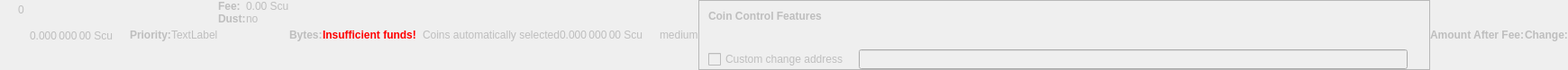
    <widget class="QWidget" name="dummyHideWidget" native="true">
     <property name="enabled">
      <bool>false</bool>
     </property>
     <property name="maximumSize">
      <size>
       <width>100</width>
       <height>22</height>
      </size>
     </property>
     <layout class="QHBoxLayout" name="dummyHideLayout">
      <property name="spacing">
       <number>0</number>
      </property>
      <property name="leftMargin">
       <number>0</number>
      </property>
      <property name="topMargin">
       <number>0</number>
      </property>
      <property name="rightMargin">
       <number>0</number>
      </property>
      <property name="bottomMargin">
       <number>0</number>
      </property>
      <item>
       <layout class="QFormLayout" name="formLayoutCoinControl1">
        <property name="horizontalSpacing">
         <number>10</number>
        </property>
        <property name="verticalSpacing">
         <number>14</number>
        </property>
        <property name="leftMargin">
         <number>10</number>
        </property>
        <property name="topMargin">
         <number>4</number>
        </property>
        <property name="rightMargin">
         <number>6</number>
        </property>
        <item row="0" column="1">
         <widget class="QLabel" name="labelCoinControlBytes">
          <property name="cursor">
           <cursorShape>IBeamCursor</cursorShape>
          </property>
          <property name="contextMenuPolicy">
           <enum>Qt::ActionsContextMenu</enum>
          </property>
          <property name="text">
           <string notr="true">0</string>
          </property>
          <property name="textInteractionFlags">
           <set>Qt::LinksAccessibleByMouse|Qt::TextSelectableByKeyboard|Qt::TextSelectableByMouse</set>
          </property>
         </widget>
        </item>
       </layout>
      </item>
      <item>
       <widget class="QLabel" name="labelCoinControlAfterFee">
        <property name="enabled">
         <bool>false</bool>
        </property>
        <property name="sizePolicy">
         <sizepolicy hsizetype="Fixed" vsizetype="Fixed">
          <horstretch>0</horstretch>
          <verstretch>0</verstretch>
         </sizepolicy>
        </property>
        <property name="minimumSize">
         <size>
          <width>111</width>
          <height>12</height>
         </size>
        </property>
        <property name="maximumSize">
         <size>
          <width>111</width>
          <height>12</height>
         </size>
        </property>
        <property name="cursor">
         <cursorShape>IBeamCursor</cursorShape>
        </property>
        <property name="contextMenuPolicy">
         <enum>Qt::ActionsContextMenu</enum>
        </property>
        <property name="text">
         <string notr="true">0.000 000 00 Scu</string>
        </property>
        <property name="textInteractionFlags">
         <set>Qt::LinksAccessibleByMouse|Qt::TextSelectableByKeyboard|Qt::TextSelectableByMouse</set>
        </property>
       </widget>
      </item>
      <item>
       <widget class="QLabel" name="labelCoinControlPriorityText">
        <property name="enabled">
         <bool>false</bool>
        </property>
        <property name="font">
         <font>
          <weight>75</weight>
          <bold>true</bold>
         </font>
        </property>
        <property name="text">
         <string>Priority:</string>
        </property>
       </widget>
      </item>
      <item>
       <layout class="QHBoxLayout" name="horizontalLayout">
        <item>
         <widget class="QLabel" name="WarningLabel">
          <property name="text">
           <string>TextLabel</string>
          </property>
         </widget>
        </item>
       </layout>
      </item>
      <item>
       <layout class="QFormLayout" name="formLayoutCoinControl3">
        <property name="horizontalSpacing">
         <number>0</number>
        </property>
        <property name="verticalSpacing">
         <number>0</number>
        </property>
        <property name="leftMargin">
         <number>0</number>
        </property>
        <property name="topMargin">
         <number>0</number>
        </property>
        <property name="rightMargin">
         <number>0</number>
        </property>
        <item row="0" column="0">
         <widget class="QLabel" name="labelCoinControlFeeText">
          <property name="enabled">
           <bool>false</bool>
          </property>
          <property name="font">
           <font>
            <weight>75</weight>
            <bold>true</bold>
           </font>
          </property>
          <property name="text">
           <string>Fee:</string>
          </property>
          <property name="margin">
           <number>0</number>
          </property>
         </widget>
        </item>
        <item row="0" column="1">
         <widget class="QLabel" name="labelCoinControlFee">
          <property name="enabled">
           <bool>false</bool>
          </property>
          <property name="cursor">
           <cursorShape>IBeamCursor</cursorShape>
          </property>
          <property name="contextMenuPolicy">
           <enum>Qt::ActionsContextMenu</enum>
          </property>
          <property name="text">
           <string notr="true">0.00 Scu</string>
          </property>
          <property name="textInteractionFlags">
           <set>Qt::LinksAccessibleByMouse|Qt::TextSelectableByKeyboard|Qt::TextSelectableByMouse</set>
          </property>
         </widget>
        </item>
        <item row="1" column="0">
         <widget class="QLabel" name="labelCoinControlLowOutputText">
          <property name="enabled">
           <bool>false</bool>
          </property>
          <property name="font">
           <font>
            <weight>75</weight>
            <bold>true</bold>
           </font>
          </property>
          <property name="text">
           <string>Dust:</string>
          </property>
         </widget>
        </item>
        <item row="1" column="1">
         <widget class="QLabel" name="labelCoinControlLowOutput">
          <property name="enabled">
           <bool>false</bool>
          </property>
          <property name="cursor">
           <cursorShape>IBeamCursor</cursorShape>
          </property>
          <property name="contextMenuPolicy">
           <enum>Qt::ActionsContextMenu</enum>
          </property>
          <property name="text">
           <string>no</string>
          </property>
          <property name="textInteractionFlags">
           <set>Qt::LinksAccessibleByMouse|Qt::TextSelectableByKeyboard|Qt::TextSelectableByMouse</set>
          </property>
         </widget>
        </item>
       </layout>
      </item>
      <item>
       <widget class="QLabel" name="labelCoinControlBytesText">
        <property name="enabled">
         <bool>false</bool>
        </property>
        <property name="font">
         <font>
          <weight>75</weight>
          <bold>true</bold>
         </font>
        </property>
        <property name="text">
         <string>Bytes:</string>
        </property>
       </widget>
      </item>
      <item>
       <layout class="QFormLayout" name="formLayoutCoinControl2">
        <property name="horizontalSpacing">
         <number>0</number>
        </property>
        <property name="verticalSpacing">
         <number>0</number>
        </property>
        <property name="leftMargin">
         <number>0</number>
        </property>
        <property name="topMargin">
         <number>0</number>
        </property>
        <property name="rightMargin">
         <number>0</number>
        </property>
       </layout>
      </item>
      <item>
       <layout class="QHBoxLayout" name="horizontalLayoutCoinControl2">
        <property name="spacing">
         <number>0</number>
        </property>
        <property name="bottomMargin">
         <number>0</number>
        </property>
       </layout>
      </item>
      <item>
       <widget class="QLabel" name="labelCoinControlInsuffFunds">
        <property name="enabled">
         <bool>false</bool>
        </property>
        <property name="minimumSize">
         <size>
          <width>0</width>
          <height>0</height>
         </size>
        </property>
        <property name="font">
         <font>
          <weight>75</weight>
          <bold>true</bold>
         </font>
        </property>
        <property name="styleSheet">
         <string notr="true">color:red;font-weight:bold;</string>
        </property>
        <property name="text">
         <string>Insufficient funds!</string>
        </property>
        <property name="margin">
         <number>5</number>
        </property>
       </widget>
      </item>
      <item>
       <layout class="QFormLayout" name="formLayoutCoinControl4">
        <property name="horizontalSpacing">
         <number>0</number>
        </property>
        <property name="verticalSpacing">
         <number>0</number>
        </property>
        <property name="leftMargin">
         <number>0</number>
        </property>
        <property name="topMargin">
         <number>0</number>
        </property>
        <property name="rightMargin">
         <number>0</number>
        </property>
       </layout>
      </item>
      <item>
       <widget class="QLabel" name="labelCoinControlChangeLabel">
        <property name="enabled">
         <bool>false</bool>
        </property>
        <property name="sizePolicy">
         <sizepolicy hsizetype="Preferred" vsizetype="Expanding">
          <horstretch>0</horstretch>
          <verstretch>0</verstretch>
         </sizepolicy>
        </property>
        <property name="minimumSize">
         <size>
          <width>0</width>
          <height>0</height>
         </size>
        </property>
        <property name="text">
         <string/>
        </property>
        <property name="margin">
         <number>3</number>
        </property>
       </widget>
      </item>
      <item>
       <widget class="QLabel" name="labelCoinControlAutomaticallySelected">
        <property name="enabled">
         <bool>false</bool>
        </property>
        <property name="sizePolicy">
         <sizepolicy hsizetype="Fixed" vsizetype="Fixed">
          <horstretch>0</horstretch>
          <verstretch>0</verstretch>
         </sizepolicy>
        </property>
        <property name="minimumSize">
         <size>
          <width>0</width>
          <height>0</height>
         </size>
        </property>
        <property name="maximumSize">
         <size>
          <width>240</width>
          <height>16777215</height>
         </size>
        </property>
        <property name="text">
         <string>Coins automatically selected</string>
        </property>
        <property name="margin">
         <number>5</number>
        </property>
       </widget>
      </item>
      <item>
       <widget class="QLabel" name="labelCoinControlChange">
        <property name="enabled">
         <bool>false</bool>
        </property>
        <property name="sizePolicy">
         <sizepolicy hsizetype="Fixed" vsizetype="Fixed">
          <horstretch>0</horstretch>
          <verstretch>0</verstretch>
         </sizepolicy>
        </property>
        <property name="minimumSize">
         <size>
          <width>111</width>
          <height>0</height>
         </size>
        </property>
        <property name="maximumSize">
         <size>
          <width>111</width>
          <height>16777215</height>
         </size>
        </property>
        <property name="cursor">
         <cursorShape>IBeamCursor</cursorShape>
        </property>
        <property name="contextMenuPolicy">
         <enum>Qt::ActionsContextMenu</enum>
        </property>
        <property name="text">
         <string notr="true">0.000 000 00 Scu</string>
        </property>
        <property name="textInteractionFlags">
         <set>Qt::LinksAccessibleByMouse|Qt::TextSelectableByKeyboard|Qt::TextSelectableByMouse</set>
        </property>
       </widget>
      </item>
      <item>
       <widget class="QLabel" name="labelCoinControlPriority">
        <property name="enabled">
         <bool>false</bool>
        </property>
        <property name="cursor">
         <cursorShape>IBeamCursor</cursorShape>
        </property>
        <property name="contextMenuPolicy">
         <enum>Qt::ActionsContextMenu</enum>
        </property>
        <property name="text">
         <string>medium</string>
        </property>
        <property name="textInteractionFlags">
         <set>Qt::LinksAccessibleByMouse|Qt::TextSelectableByKeyboard|Qt::TextSelectableByMouse</set>
        </property>
       </widget>
      </item>
      <item>
       <widget class="QFrame" name="frameCoinControl">
        <property name="sizePolicy">
         <sizepolicy hsizetype="Expanding" vsizetype="Expanding">
          <horstretch>0</horstretch>
          <verstretch>0</verstretch>
         </sizepolicy>
        </property>
        <property name="maximumSize">
         <size>
          <width>16777215</width>
          <height>16777215</height>
         </size>
        </property>
        <property name="frameShape">
         <enum>QFrame::StyledPanel</enum>
        </property>
        <property name="frameShadow">
         <enum>QFrame::Sunken</enum>
        </property>
        <layout class="QVBoxLayout" name="verticalLayoutCoinControl2_2">
         <property name="spacing">
          <number>0</number>
         </property>
         <property name="leftMargin">
          <number>0</number>
         </property>
         <property name="topMargin">
          <number>0</number>
         </property>
         <property name="rightMargin">
          <number>0</number>
         </property>
         <property name="bottomMargin">
          <number>0</number>
         </property>
         <item>
          <layout class="QVBoxLayout" name="verticalLayoutCoinControl" stretch="0,0,0,1">
           <property name="spacing">
            <number>0</number>
           </property>
           <property name="leftMargin">
            <number>10</number>
           </property>
           <property name="topMargin">
            <number>10</number>
           </property>
           <item>
            <layout class="QHBoxLayout" name="horizontalLayoutCoinControl1">
             <property name="bottomMargin">
              <number>15</number>
             </property>
             <item>
              <widget class="QLabel" name="labelCoinControlFeatures">
               <property name="enabled">
                <bool>false</bool>
               </property>
               <property name="sizePolicy">
                <sizepolicy hsizetype="Preferred" vsizetype="Maximum">
                 <horstretch>0</horstretch>
                 <verstretch>0</verstretch>
                </sizepolicy>
               </property>
               <property name="font">
                <font>
                 <weight>75</weight>
                 <bold>true</bold>
                </font>
               </property>
               <property name="styleSheet">
                <string notr="true">font-weight:bold;</string>
               </property>
               <property name="text">
                <string>Coin Control Features</string>
               </property>
              </widget>
             </item>
            </layout>
           </item>
           <item>
            <widget class="QWidget" name="widgetCoinControl" native="true">
             <property name="sizePolicy">
              <sizepolicy hsizetype="Preferred" vsizetype="Preferred">
               <horstretch>0</horstretch>
               <verstretch>0</verstretch>
              </sizepolicy>
             </property>
             <property name="minimumSize">
              <size>
               <width>0</width>
               <height>0</height>
              </size>
             </property>
             <property name="styleSheet">
              <string notr="true"/>
             </property>
             <layout class="QHBoxLayout" name="horizontalLayoutCoinControl5_2">
              <property name="leftMargin">
               <number>0</number>
              </property>
              <property name="topMargin">
               <number>0</number>
              </property>
              <property name="rightMargin">
               <number>0</number>
              </property>
              <property name="bottomMargin">
               <number>0</number>
              </property>
              <item>
               <layout class="QHBoxLayout" name="horizontalLayoutCoinControl3">
                <property name="spacing">
                 <number>20</number>
                </property>
                <property name="topMargin">
                 <number>0</number>
                </property>
                <property name="bottomMargin">
                 <number>10</number>
                </property>
               </layout>
              </item>
             </layout>
            </widget>
           </item>
           <item>
            <layout class="QHBoxLayout" name="horizontalLayoutCoinControl4" stretch="0,0,0">
             <property name="spacing">
              <number>12</number>
             </property>
             <property name="sizeConstraint">
              <enum>QLayout::SetDefaultConstraint</enum>
             </property>
             <property name="topMargin">
              <number>5</number>
             </property>
             <property name="rightMargin">
              <number>5</number>
             </property>
             <item>
              <widget class="QCheckBox" name="checkBoxCoinControlChange">
               <property name="enabled">
                <bool>false</bool>
               </property>
               <property name="toolTip">
                <string>If this is activated, but the change address is empty or invalid, change will be sent to a newly generated address.</string>
               </property>
               <property name="text">
                <string>Custom change address</string>
               </property>
              </widget>
             </item>
             <item>
              <widget class="QValidatedLineEdit" name="lineEditCoinControlChange">
               <property name="enabled">
                <bool>false</bool>
               </property>
               <property name="sizePolicy">
                <sizepolicy hsizetype="Expanding" vsizetype="Fixed">
                 <horstretch>0</horstretch>
                 <verstretch>0</verstretch>
                </sizepolicy>
               </property>
              </widget>
             </item>
             <item>
              <widget class="QLabel" name="labelCoinControlChangeLabel_2">
               <property name="sizePolicy">
                <sizepolicy hsizetype="Preferred" vsizetype="Expanding">
                 <horstretch>0</horstretch>
                 <verstretch>0</verstretch>
                </sizepolicy>
               </property>
               <property name="minimumSize">
                <size>
                 <width>0</width>
                 <height>0</height>
                </size>
               </property>
               <property name="text">
                <string/>
               </property>
               <property name="margin">
                <number>3</number>
               </property>
              </widget>
             </item>
            </layout>
           </item>
           <item>
            <spacer name="verticalSpacerCoinControl">
             <property name="orientation">
              <enum>Qt::Vertical</enum>
             </property>
             <property name="sizeHint" stdset="0">
              <size>
               <width>800</width>
               <height>1</height>
              </size>
             </property>
            </spacer>
           </item>
          </layout>
         </item>
        </layout>
       </widget>
      </item>
      <item>
       <widget class="QLabel" name="labelCoinControlAfterFeeText">
        <property name="enabled">
         <bool>false</bool>
        </property>
        <property name="minimumSize">
         <size>
          <width>0</width>
          <height>0</height>
         </size>
        </property>
        <property name="maximumSize">
         <size>
          <width>16777215</width>
          <height>16777215</height>
         </size>
        </property>
        <property name="font">
         <font>
          <weight>75</weight>
          <bold>true</bold>
         </font>
        </property>
        <property name="text">
         <string>Amount After Fee:</string>
        </property>
        <property name="alignment">
         <set>Qt::AlignLeading|Qt::AlignLeft|Qt::AlignVCenter</set>
        </property>
        <property name="margin">
         <number>0</number>
        </property>
       </widget>
      </item>
      <item>
       <widget class="QLabel" name="labelCoinControlChangeText">
        <property name="enabled">
         <bool>false</bool>
        </property>
        <property name="sizePolicy">
         <sizepolicy hsizetype="Preferred" vsizetype="Preferred">
          <horstretch>0</horstretch>
          <verstretch>0</verstretch>
         </sizepolicy>
        </property>
        <property name="minimumSize">
         <size>
          <width>0</width>
          <height>0</height>
         </size>
        </property>
        <property name="maximumSize">
         <size>
          <width>16777215</width>
          <height>16777215</height>
         </size>
        </property>
        <property name="font">
         <font>
          <weight>75</weight>
          <bold>true</bold>
         </font>
        </property>
        <property name="text">
         <string>Change:</string>
        </property>
        <property name="alignment">
         <set>Qt::AlignLeading|Qt::AlignLeft|Qt::AlignVCenter</set>
        </property>
       </widget>
      </item>
     </layout>
    </widget>
